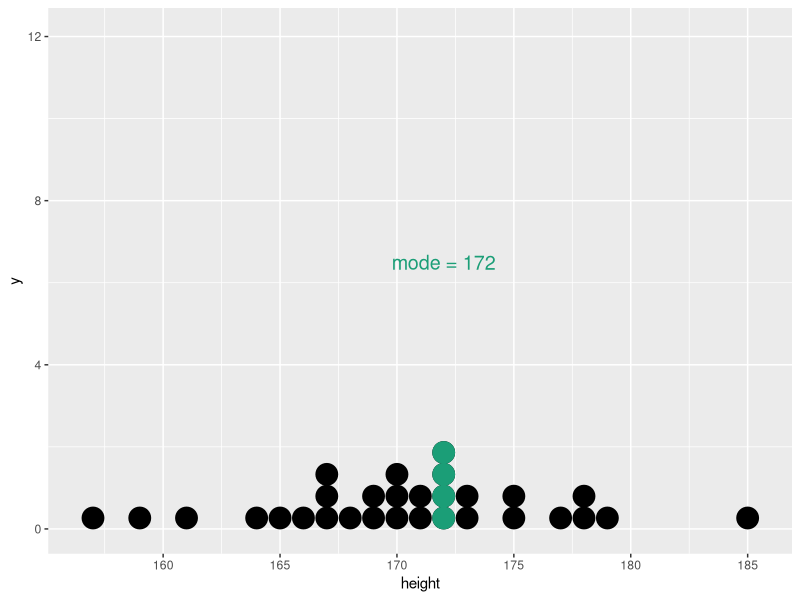
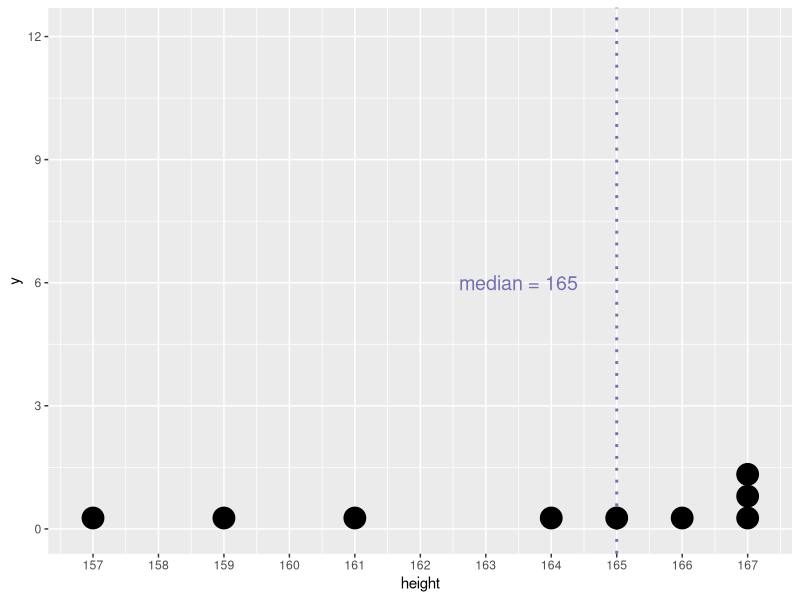
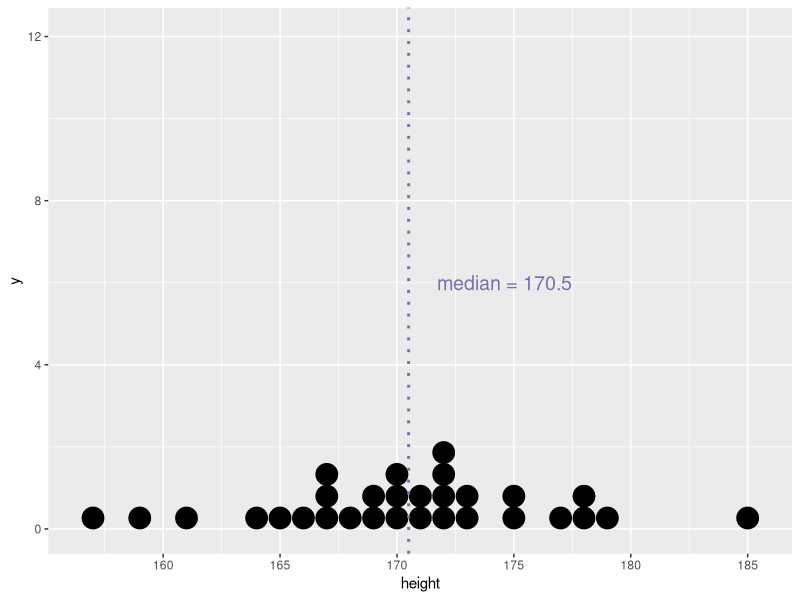
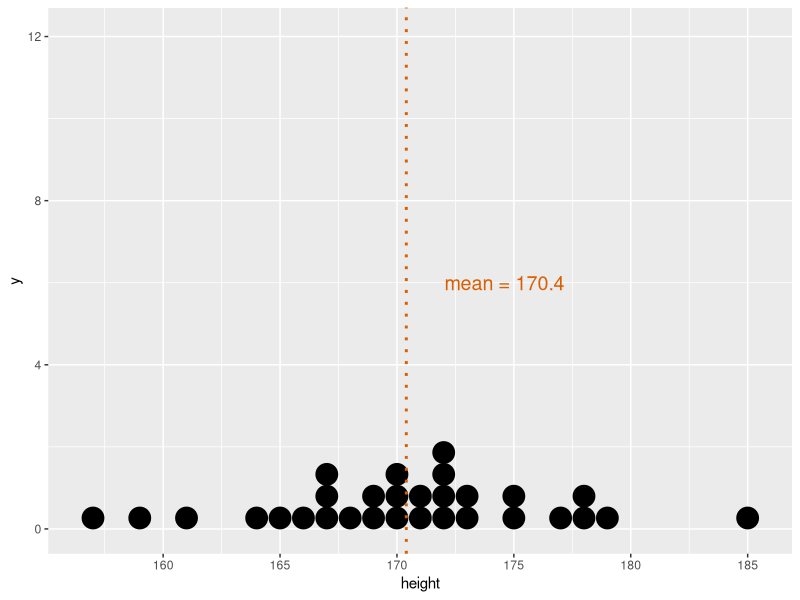
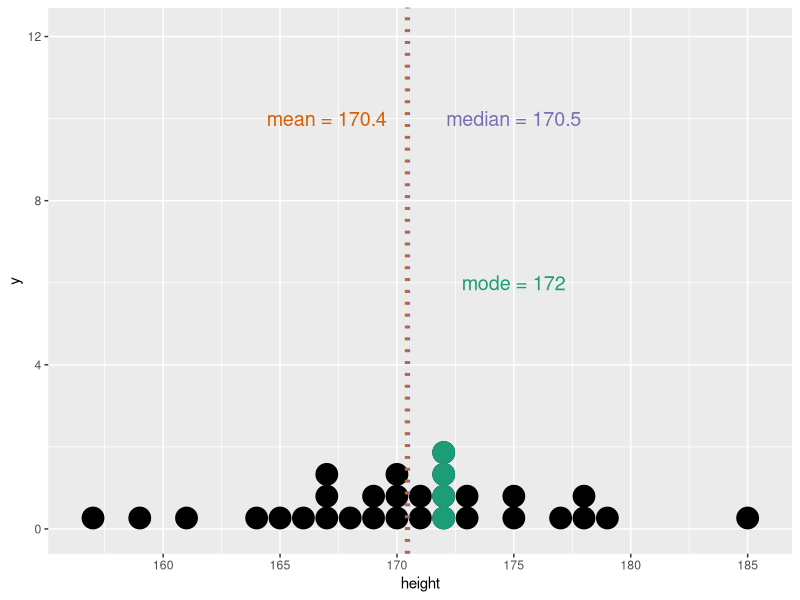
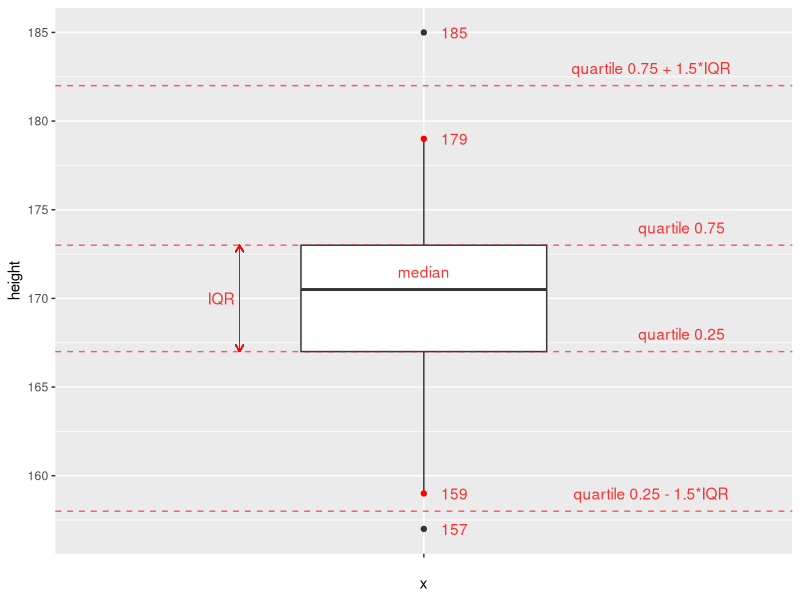
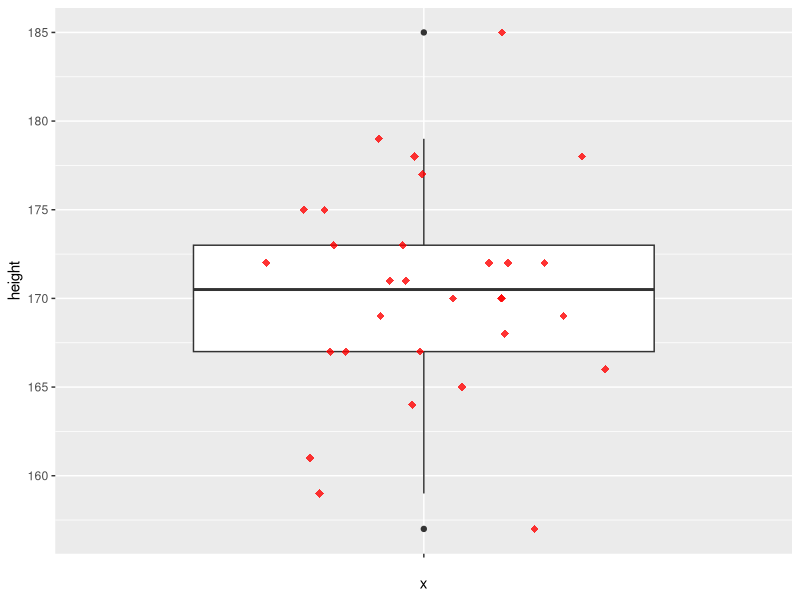
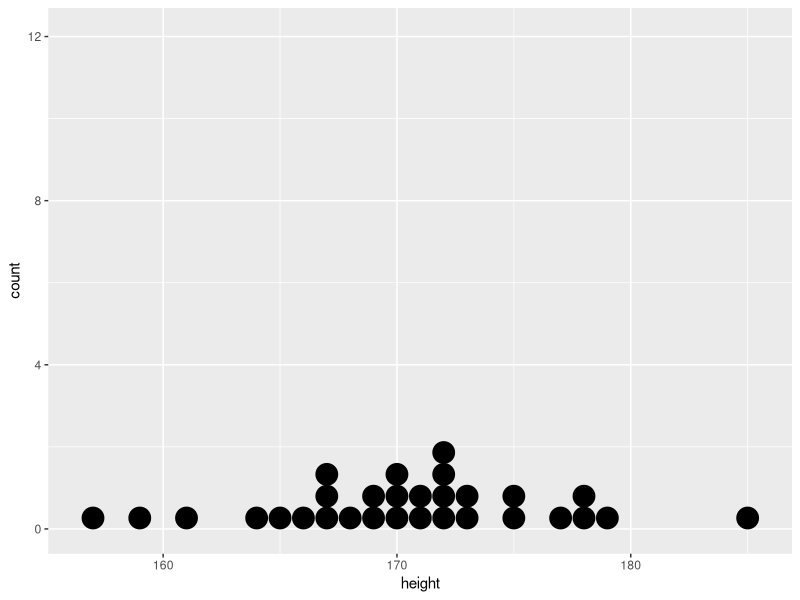

These charts were generated, in order, by the following R code:
## ---- chunk 1
library(ggplot2)
library(dplyr)
knitr::opts_chunk$set(echo = FALSE, message = F, warning = F)
## ---- chunk 2
# fig.height - размер изображение после knit'a
# цвета для графиков взяты здесь http://colorbrewer2.org/
a <- c(157, 159, 161, 164, 165, 166, 167, 167, 167, 168,
       169, 169, 170, 170, 170, 171, 171, 172, 172, 172,
       172, 173, 173, 175, 175, 177, 178, 178, 179, 185)
d <- data.frame(height = a)                 # основные данные
d_mode <- data.frame(height = rep(172, 4))
g <- ggplot() +
  geom_dotplot(data = d, aes(height)) +
  scale_x_continuous(breaks = seq(155, 190, 5)) +
  scale_y_continuous(limits = c(0, 12.1),    # 12.1 - найдено методом математического подгона
                     breaks = seq(0, 12, 4))
g + geom_dotplot(data = d_mode, aes(height), color = "#1b9e77", fill = "#1b9e77") +
  annotate("text", x = 172, y = 6.5,
           label = "mode = 172", size = 5, color = "#1b9e77")
## ---- chunk 3
d_sml <- d %>% slice(1:9)
ggplot(d_sml, aes(height)) +
  geom_vline(data = d_sml, aes(xintercept = median(height)),
             color = "#7570b3", linetype = "dotted", size = 1) +
  geom_dotplot() +
  scale_x_continuous(breaks = seq(155, 168, 1)) +
  scale_y_continuous(limits = c(0, 12.1),
                     breaks = seq(0, 12, 3)) +
  annotate("text", x = 163.5, y = 6,
           label = "median = 165", color = "#7570b3", size = 5)
## ---- chunk 4
g + geom_vline(data = d, aes(xintercept = median(height)),
             color = "#7570b3", linetype = "dotted", size = 1) +
  annotate("text", x = 174.6, y = 6,
           label = "median = 170.5", size = 5, color = "#7570b3")
## ---- chunk 5
g + geom_vline(data = d, aes(xintercept = mean(height)),
             color = "#d95f02", linetype = "dotted", size = 1) +
  annotate("text", x = 174.6, y = 6,
           label = "mean = 170.4", size = 5, color = "#d95f02")
## ---- chunk 6
g + geom_dotplot(data = d_mode, aes(height), color = "#1b9e77", fill = "#1b9e77") +
  geom_vline(data = d, aes(xintercept = mean(height)),
             color = "#d95f02", linetype = "dotted", size = 1) +
  geom_vline(data = d, aes(xintercept = median(height)),
             color = "#7570b3", linetype = "dotted", size = 1) +
  annotate("text",
           x = c(175, 167, 175),
           y = c(6, 10, 10),
           label = c("mode = 172","mean = 170.4", "median = 170.5"),
           size = 5,
           color = c("#1b9e77", "#d95f02", "#7570b3"))
## ---- chunk 7
x <- c(1, 5, 2, 7, 1, 9, 3, 8, 5, 9)
L <- length(x)   # кол-во элементов в выборке
M <- mean(x)     # среднее значение выборки
D <- sum((x - M) ^ 2) / (L - 1) #  расчет дисперсии
sd <- sqrt(D)    # расчет стандартного отклонения
print(c(D, sd))  # вывод результатов
## ---- chunk 8
D <- var(x)     # расчет дисперсии
sd <- sd(x)     # расчет стандартного отклонения
print(c(D, sd)) # вывод результатов
## ---- chunk 9
quart_1 <- quantile(d$height, 0.25)
quart_3 <- quantile(d$height, 0.75)
iqr <- IQR(d$height)
ggplot(data = d) + 
  geom_boxplot(aes(x = "", y = height), width = 0.4) +
  geom_hline(yintercept = quart_1 - 1.5 * iqr,
             linetype = "dashed", color = "red", alpha = 0.6) +
  geom_hline(yintercept = quart_1,
             linetype = "dashed", color = "red", alpha = 0.6) +
  geom_hline(yintercept = quart_3,
             linetype = "dashed", color = "red", alpha = 0.6) +
  geom_hline(yintercept = quart_3 + 1.5 * iqr,
             linetype = "dashed", color = "red", alpha = 0.6) +
  annotate("text", x = 1.42, y = quart_1 + 1, 
           label = "quartile 0.25", color = "red", alpha = 0.8) +
  annotate("text", x = 1.42, y = quart_3 + 1, 
           label = "quartile 0.75", color = "red", alpha = 0.8) + 
  annotate("text", x = 1, y = 171.5, 
           label = "median", color = "red", alpha = 0.8) +
  annotate("text", x = 1.37, y = quart_1 - 1.5 * iqr + 1, 
           label = "quartile 0.25 - 1.5*IQR", color = "red", alpha = 0.8) + 
  annotate("text", x = 1.37, y = quart_3 + 1.5 * iqr + 1, 
           label = "quartile 0.75 + 1.5*IQR", color = "red", alpha = 0.8) +
  geom_segment(aes(x = 0.7, xend = 0.7, y = quart_1, yend = quart_3),
               color = "red", arrow = arrow(length = unit(0.2, "cm")), size = 0.3) +
  geom_segment(aes(x = 0.7, xend = 0.7, y = quart_3, yend = quart_1),
               color = "red", arrow = arrow(length = unit(0.2, "cm")), size = 0.3) +
  annotate("text", x = 0.67, y = 170, 
           label = "IQR", color = "red", alpha = 0.8) +
  geom_point(data = data.frame(height = c(159, 179)), 
             aes(x = "", y = height), 
             color = "red") +
  annotate("text", x = 1.05, y = 159, label = "159", color = "red", alpha = 0.8) +
  annotate("text", x = 1.05, y = 179, label = "179", color = "red", alpha = 0.8) +
  annotate("text", x = 1.05, y = 185, label = "185", color = "red", alpha = 0.8) +
  annotate("text", x = 1.05, y = 157, label = "157", color = "red", alpha = 0.8)
  
## ---- chunk 10
ggplot(data = d, aes(x = "", y = height)) + 
  geom_boxplot() +
  geom_jitter(position = position_jitter(width = 0.3, height = 0),
              shape = 18, 
              color = "red", 
              alpha = 0.8, 
              size = 2.5)
## ---- chunk 11
# Основа для графиков
g2 <- ggplot() + scale_y_continuous(limits = c(0, 12.1), breaks = seq(0, 12, 4))
# Изначальный график
g2 + geom_dotplot(data = d, aes(height))
# График преобразованный в Z-score
g2 + geom_dotplot(data = d, aes(scale(height)))
## ---- chunk 12
M <- 175
sd <- 8
x_i <- 186.2

(z_i <- (x_i - M)/sd)
## ---- chunk 13
pnorm(q = 154, mean = 150, sd = 8, lower.tail = FALSE)
## ---- chunk 14
pnorm(q = 125, mean = 100, sd = 15, lower.tail = F)
# или вот так
1 - pnorm(q = 125, mean = 100, sd = 15)
## ---- chunk 15
pnorm(q = 70, mean = 100, sd = 15, lower.tail = F) - 
  pnorm(q = 112, mean = 100, sd = 15, lower.tail = F)
## ---- chunk 16
n <- 100
D <- 4
(se <- sqrt(D/n))
## ---- chunk 17
gen <- c(102, 91, 99, 100, 103, 98, 99, 101, 106, 88, 103, 97, 103, 101,
       101, 91, 104, 105, 105, 100, 101, 91, 99, 98, 107, 102, 100, 97,
       98, 104, 100, 98, 103, 99, 95, 103, 104, 97, 99, 102, 98, 107, 101,
       93, 98, 101, 93, 91, 107, 102, 96, 93, 100, 105, 103, 107, 99, 102,
       106, 102, 94, 104, 103, 103)
gen
## ---- chunk 18
mean(gen) # средне значение
sd(gen)   # стандартное отклонение
## ---- chunk 19
pr <- 95
(koef <- qnorm((100 - (100 - pr)/2)/100))
## ---- chunk 20
(se <- sd(gen)/sqrt(length(gen))) # стандартная ошибка среднего
## ---- chunk 21
left <- mean(gen) - koef * se   # левая граница доверительного интервала
right <- mean(gen) + koef * se  # правая граница доверительного интервала
c(left, right)
## ---- chunk 22
pr <- 99
koef <- qnorm((100 - (100 - pr)/2)/100) # 2.575829
left <- mean(gen) - koef * se   # левая граница доверительного интервала
right <- mean(gen) + koef * se   # правая граница доверительного интервала
c(left, right)
## ---- chunk 23
x_hat <- 10
se <- 5/sqrt(100)
pr <- 99

koef <- qnorm((100 - (100 - pr)/2)/100)
left <- x_hat - koef * se
right <- x_hat + koef * se
c(left, right)
## ---- chunk 24
x_hat <- 18.5
M <- 20
sd <- 4
n <- 64

se <- sd/sqrt(n)
z <- (x_hat - M)/se

p1 <- 2*pnorm(-(abs(z))) # хз зачем тут минус(
p2 <- 2*pnorm(x_hat, mean = M, sd = sd/sqrt(n))
c(p1, p2)
